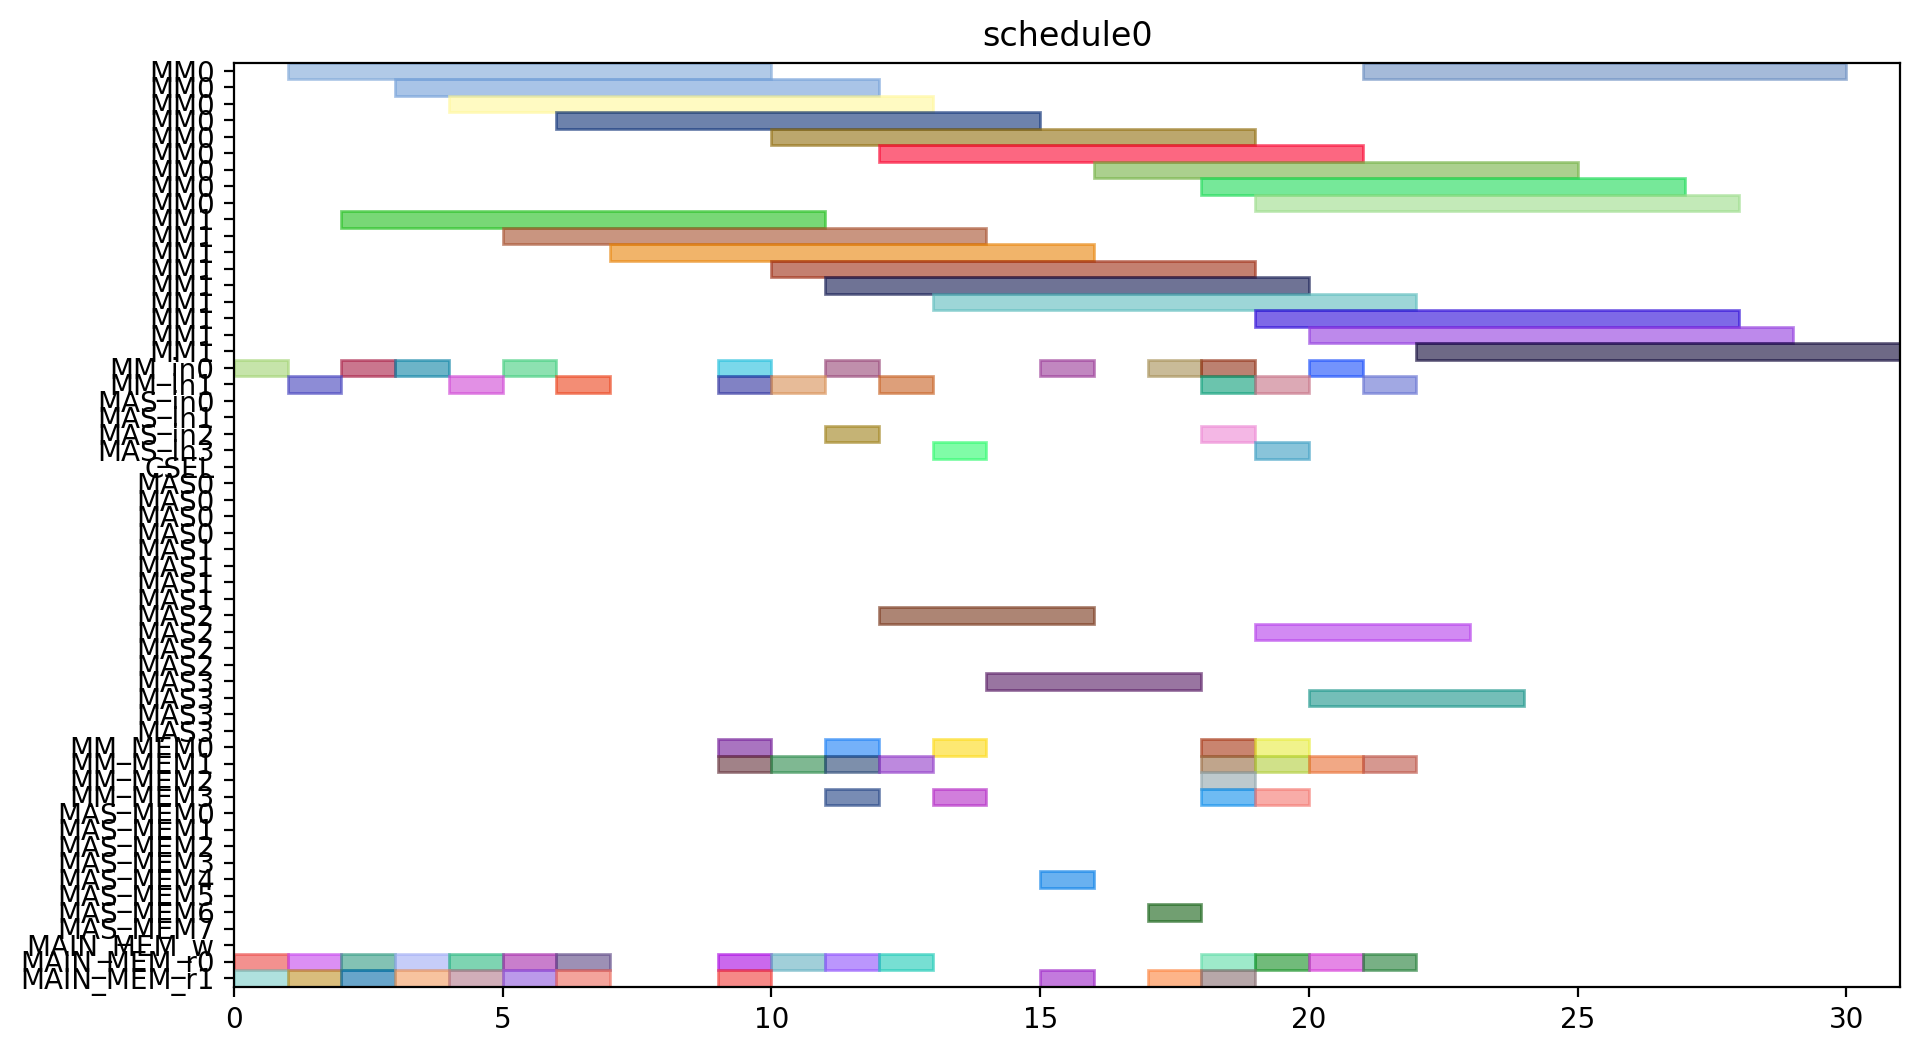

Source code (Python):
from pyschedule import Scenario, solvers, plotters, alt


def solve():
	horizon = 120
	S = Scenario("schedule0", horizon=horizon)

	# resource
	MM = S.Resources('MM', num=2, size=9)
	MM_in = S.Resources('MM_in', num=2)
	MAS_in = S.Resources('MAS_in', num=4)
	CSEL = S.Resource('CSEL')
	MAS = S.Resources('MAS', num=4, size=4, periods=range(1, horizon))
	MM_MEM = S.Resources('MM_MEM', num=4)
	MAS_MEM = S.Resources('MAS_MEM', num=8)
	MAIN_MEM_w = S.Resource('MAIN_MEM_w', size=1)
	MAIN_MEM_r = S.Resources('MAIN_MEM_r', num=2)

	# result of previous scheduling

	# new tasks
	Z_exp2 = S.Task('Z_exp2', length=9, delay_cost=1)
	Z_exp2 += alt(MM)
	Z_exp2_in = S.Task('Z_exp2_in', length=1, delay_cost=1)
	Z_exp2_in += alt(MM_in)
	S += Z_exp2_in*MM_in[0]<=Z_exp2*MM[0]
	S += Z_exp2_in*MM_in[1]<=Z_exp2*MM[1]
	Z_exp2_mem0 = S.Task('Z_exp2_mem0', length=1, delay_cost=1)
	Z_exp2_mem0 += MAIN_MEM_r[0]
	S += Z_exp2_mem0 <= Z_exp2

	Z_exp2_mem1 = S.Task('Z_exp2_mem1', length=1, delay_cost=1)
	Z_exp2_mem1 += MAIN_MEM_r[1]
	S += Z_exp2_mem1 <= Z_exp2

	NX0 = S.Task('NX0', length=9, delay_cost=1)
	NX0 += alt(MM)
	NX0_in = S.Task('NX0_in', length=1, delay_cost=1)
	NX0_in += alt(MM_in)
	S += NX0_in*MM_in[0]<=NX0*MM[0]
	S += NX0_in*MM_in[1]<=NX0*MM[1]
	NX0_mem0 = S.Task('NX0_mem0', length=1, delay_cost=1)
	NX0_mem0 += MAIN_MEM_r[0]
	S += NX0_mem0 <= NX0

	NX0_mem1 = S.Task('NX0_mem1', length=1, delay_cost=1)
	NX0_mem1 += MAIN_MEM_r[1]
	S += NX0_mem1 <= NX0

	k0_10_Z1 = S.Task('k0_10_Z1', length=9, delay_cost=1)
	k0_10_Z1 += alt(MM)
	k0_10_Z1_in = S.Task('k0_10_Z1_in', length=1, delay_cost=1)
	k0_10_Z1_in += alt(MM_in)
	S += k0_10_Z1_in*MM_in[0]<=k0_10_Z1*MM[0]
	S += k0_10_Z1_in*MM_in[1]<=k0_10_Z1*MM[1]
	k0_10_Z1_mem0 = S.Task('k0_10_Z1_mem0', length=1, delay_cost=1)
	k0_10_Z1_mem0 += MAIN_MEM_r[0]
	S += k0_10_Z1_mem0 <= k0_10_Z1

	k0_10_Z1_mem1 = S.Task('k0_10_Z1_mem1', length=1, delay_cost=1)
	k0_10_Z1_mem1 += MAIN_MEM_r[1]
	S += k0_10_Z1_mem1 <= k0_10_Z1

	DX0 = S.Task('DX0', length=9, delay_cost=1)
	DX0 += alt(MM)
	DX0_in = S.Task('DX0_in', length=1, delay_cost=1)
	DX0_in += alt(MM_in)
	S += DX0_in*MM_in[0]<=DX0*MM[0]
	S += DX0_in*MM_in[1]<=DX0*MM[1]
	DX0_mem0 = S.Task('DX0_mem0', length=1, delay_cost=1)
	DX0_mem0 += MAIN_MEM_r[0]
	S += DX0_mem0 <= DX0

	DX0_mem1 = S.Task('DX0_mem1', length=1, delay_cost=1)
	DX0_mem1 += MAIN_MEM_r[1]
	S += DX0_mem1 <= DX0

	NY0 = S.Task('NY0', length=9, delay_cost=1)
	NY0 += alt(MM)
	NY0_in = S.Task('NY0_in', length=1, delay_cost=1)
	NY0_in += alt(MM_in)
	S += NY0_in*MM_in[0]<=NY0*MM[0]
	S += NY0_in*MM_in[1]<=NY0*MM[1]
	NY0_mem0 = S.Task('NY0_mem0', length=1, delay_cost=1)
	NY0_mem0 += MAIN_MEM_r[0]
	S += NY0_mem0 <= NY0

	NY0_mem1 = S.Task('NY0_mem1', length=1, delay_cost=1)
	NY0_mem1 += MAIN_MEM_r[1]
	S += NY0_mem1 <= NY0

	k2_14_Z1 = S.Task('k2_14_Z1', length=9, delay_cost=1)
	k2_14_Z1 += alt(MM)
	k2_14_Z1_in = S.Task('k2_14_Z1_in', length=1, delay_cost=1)
	k2_14_Z1_in += alt(MM_in)
	S += k2_14_Z1_in*MM_in[0]<=k2_14_Z1*MM[0]
	S += k2_14_Z1_in*MM_in[1]<=k2_14_Z1*MM[1]
	k2_14_Z1_mem0 = S.Task('k2_14_Z1_mem0', length=1, delay_cost=1)
	k2_14_Z1_mem0 += MAIN_MEM_r[0]
	S += k2_14_Z1_mem0 <= k2_14_Z1

	k2_14_Z1_mem1 = S.Task('k2_14_Z1_mem1', length=1, delay_cost=1)
	k2_14_Z1_mem1 += MAIN_MEM_r[1]
	S += k2_14_Z1_mem1 <= k2_14_Z1

	DY0 = S.Task('DY0', length=9, delay_cost=1)
	DY0 += alt(MM)
	DY0_in = S.Task('DY0_in', length=1, delay_cost=1)
	DY0_in += alt(MM_in)
	S += DY0_in*MM_in[0]<=DY0*MM[0]
	S += DY0_in*MM_in[1]<=DY0*MM[1]
	DY0_mem0 = S.Task('DY0_mem0', length=1, delay_cost=1)
	DY0_mem0 += MAIN_MEM_r[0]
	S += DY0_mem0 <= DY0

	DY0_mem1 = S.Task('DY0_mem1', length=1, delay_cost=1)
	DY0_mem1 += MAIN_MEM_r[1]
	S += DY0_mem1 <= DY0

	Z_exp3 = S.Task('Z_exp3', length=9, delay_cost=1)
	Z_exp3 += alt(MM)
	Z_exp3_in = S.Task('Z_exp3_in', length=1, delay_cost=1)
	Z_exp3_in += alt(MM_in)
	S += Z_exp3_in*MM_in[0]<=Z_exp3*MM[0]
	S += Z_exp3_in*MM_in[1]<=Z_exp3*MM[1]
	Z_exp3_mem0 = S.Task('Z_exp3_mem0', length=1, delay_cost=1)
	Z_exp3_mem0 += alt(MM_MEM)
	S += (Z_exp2*MM[0])-1 < Z_exp3_mem0*MM_MEM[0]
	S += (Z_exp2*MM[1])-1 < Z_exp3_mem0*MM_MEM[2]
	S += Z_exp3_mem0 <= Z_exp3

	Z_exp3_mem1 = S.Task('Z_exp3_mem1', length=1, delay_cost=1)
	Z_exp3_mem1 += MAIN_MEM_r[1]
	S += Z_exp3_mem1 <= Z_exp3

	NX1_ = S.Task('NX1_', length=4, delay_cost=1)
	NX1_ += alt(MAS)
	NX1__in = S.Task('NX1__in', length=1, delay_cost=1)
	NX1__in += alt(MAS_in)
	S += NX1__in*MAS_in[0]<=NX1_*MAS[0]

	S += NX1__in*MAS_in[1]<=NX1_*MAS[1]

	S += NX1__in*MAS_in[2]<=NX1_*MAS[2]

	S += NX1__in*MAS_in[3]<=NX1_*MAS[3]

	NX1__mem0 = S.Task('NX1__mem0', length=1, delay_cost=1)
	NX1__mem0 += alt(MM_MEM)
	S += (NX0*MM[0])-1 < NX1__mem0*MM_MEM[0]
	S += (NX0*MM[1])-1 < NX1__mem0*MM_MEM[2]
	S += NX1__mem0 <= NX1_

	NX1__mem1 = S.Task('NX1__mem1', length=1, delay_cost=1)
	NX1__mem1 += alt(MM_MEM)
	S += (k0_10_Z1*MM[0])-1 < NX1__mem1*MM_MEM[1]
	S += (k0_10_Z1*MM[1])-1 < NX1__mem1*MM_MEM[3]
	S += NX1__mem1 <= NX1_

	k0_9_Z2 = S.Task('k0_9_Z2', length=9, delay_cost=1)
	k0_9_Z2 += alt(MM)
	k0_9_Z2_in = S.Task('k0_9_Z2_in', length=1, delay_cost=1)
	k0_9_Z2_in += alt(MM_in)
	S += k0_9_Z2_in*MM_in[0]<=k0_9_Z2*MM[0]
	S += k0_9_Z2_in*MM_in[1]<=k0_9_Z2*MM[1]
	k0_9_Z2_mem0 = S.Task('k0_9_Z2_mem0', length=1, delay_cost=1)
	k0_9_Z2_mem0 += MAIN_MEM_r[0]
	S += k0_9_Z2_mem0 <= k0_9_Z2

	k0_9_Z2_mem1 = S.Task('k0_9_Z2_mem1', length=1, delay_cost=1)
	k0_9_Z2_mem1 += alt(MM_MEM)
	S += (Z_exp2*MM[0])-1 < k0_9_Z2_mem1*MM_MEM[1]
	S += (Z_exp2*MM[1])-1 < k0_9_Z2_mem1*MM_MEM[3]
	S += k0_9_Z2_mem1 <= k0_9_Z2

	k1_9_Z2 = S.Task('k1_9_Z2', length=9, delay_cost=1)
	k1_9_Z2 += alt(MM)
	k1_9_Z2_in = S.Task('k1_9_Z2_in', length=1, delay_cost=1)
	k1_9_Z2_in += alt(MM_in)
	S += k1_9_Z2_in*MM_in[0]<=k1_9_Z2*MM[0]
	S += k1_9_Z2_in*MM_in[1]<=k1_9_Z2*MM[1]
	k1_9_Z2_mem0 = S.Task('k1_9_Z2_mem0', length=1, delay_cost=1)
	k1_9_Z2_mem0 += MAIN_MEM_r[0]
	S += k1_9_Z2_mem0 <= k1_9_Z2

	k1_9_Z2_mem1 = S.Task('k1_9_Z2_mem1', length=1, delay_cost=1)
	k1_9_Z2_mem1 += alt(MM_MEM)
	S += (Z_exp2*MM[0])-1 < k1_9_Z2_mem1*MM_MEM[1]
	S += (Z_exp2*MM[1])-1 < k1_9_Z2_mem1*MM_MEM[3]
	S += k1_9_Z2_mem1 <= k1_9_Z2

	NY1_ = S.Task('NY1_', length=4, delay_cost=1)
	NY1_ += alt(MAS)
	NY1__in = S.Task('NY1__in', length=1, delay_cost=1)
	NY1__in += alt(MAS_in)
	S += NY1__in*MAS_in[0]<=NY1_*MAS[0]

	S += NY1__in*MAS_in[1]<=NY1_*MAS[1]

	S += NY1__in*MAS_in[2]<=NY1_*MAS[2]

	S += NY1__in*MAS_in[3]<=NY1_*MAS[3]

	NY1__mem0 = S.Task('NY1__mem0', length=1, delay_cost=1)
	NY1__mem0 += alt(MM_MEM)
	S += (NY0*MM[0])-1 < NY1__mem0*MM_MEM[0]
	S += (NY0*MM[1])-1 < NY1__mem0*MM_MEM[2]
	S += NY1__mem0 <= NY1_

	NY1__mem1 = S.Task('NY1__mem1', length=1, delay_cost=1)
	NY1__mem1 += alt(MM_MEM)
	S += (k2_14_Z1*MM[0])-1 < NY1__mem1*MM_MEM[1]
	S += (k2_14_Z1*MM[1])-1 < NY1__mem1*MM_MEM[3]
	S += NY1__mem1 <= NY1_

	k2_13_Z2 = S.Task('k2_13_Z2', length=9, delay_cost=1)
	k2_13_Z2 += alt(MM)
	k2_13_Z2_in = S.Task('k2_13_Z2_in', length=1, delay_cost=1)
	k2_13_Z2_in += alt(MM_in)
	S += k2_13_Z2_in*MM_in[0]<=k2_13_Z2*MM[0]
	S += k2_13_Z2_in*MM_in[1]<=k2_13_Z2*MM[1]
	k2_13_Z2_mem0 = S.Task('k2_13_Z2_mem0', length=1, delay_cost=1)
	k2_13_Z2_mem0 += MAIN_MEM_r[0]
	S += k2_13_Z2_mem0 <= k2_13_Z2

	k2_13_Z2_mem1 = S.Task('k2_13_Z2_mem1', length=1, delay_cost=1)
	k2_13_Z2_mem1 += alt(MM_MEM)
	S += (Z_exp2*MM[0])-1 < k2_13_Z2_mem1*MM_MEM[1]
	S += (Z_exp2*MM[1])-1 < k2_13_Z2_mem1*MM_MEM[3]
	S += k2_13_Z2_mem1 <= k2_13_Z2

	k3_14_Z2 = S.Task('k3_14_Z2', length=9, delay_cost=1)
	k3_14_Z2 += alt(MM)
	k3_14_Z2_in = S.Task('k3_14_Z2_in', length=1, delay_cost=1)
	k3_14_Z2_in += alt(MM_in)
	S += k3_14_Z2_in*MM_in[0]<=k3_14_Z2*MM[0]
	S += k3_14_Z2_in*MM_in[1]<=k3_14_Z2*MM[1]
	k3_14_Z2_mem0 = S.Task('k3_14_Z2_mem0', length=1, delay_cost=1)
	k3_14_Z2_mem0 += MAIN_MEM_r[0]
	S += k3_14_Z2_mem0 <= k3_14_Z2

	k3_14_Z2_mem1 = S.Task('k3_14_Z2_mem1', length=1, delay_cost=1)
	k3_14_Z2_mem1 += alt(MM_MEM)
	S += (Z_exp2*MM[0])-1 < k3_14_Z2_mem1*MM_MEM[1]
	S += (Z_exp2*MM[1])-1 < k3_14_Z2_mem1*MM_MEM[3]
	S += k3_14_Z2_mem1 <= k3_14_Z2

	Z_exp4 = S.Task('Z_exp4', length=9, delay_cost=1)
	Z_exp4 += alt(MM)
	Z_exp4_in = S.Task('Z_exp4_in', length=1, delay_cost=1)
	Z_exp4_in += alt(MM_in)
	S += Z_exp4_in*MM_in[0]<=Z_exp4*MM[0]
	S += Z_exp4_in*MM_in[1]<=Z_exp4*MM[1]
	Z_exp4_mem0 = S.Task('Z_exp4_mem0', length=1, delay_cost=1)
	Z_exp4_mem0 += alt(MM_MEM)
	S += (Z_exp3*MM[0])-1 < Z_exp4_mem0*MM_MEM[0]
	S += (Z_exp3*MM[1])-1 < Z_exp4_mem0*MM_MEM[2]
	S += Z_exp4_mem0 <= Z_exp4

	Z_exp4_mem1 = S.Task('Z_exp4_mem1', length=1, delay_cost=1)
	Z_exp4_mem1 += MAIN_MEM_r[1]
	S += Z_exp4_mem1 <= Z_exp4

	NX1 = S.Task('NX1', length=9, delay_cost=1)
	NX1 += alt(MM)
	NX1_in = S.Task('NX1_in', length=1, delay_cost=1)
	NX1_in += alt(MM_in)
	S += NX1_in*MM_in[0]<=NX1*MM[0]
	S += NX1_in*MM_in[1]<=NX1*MM[1]
	NX1_mem0 = S.Task('NX1_mem0', length=1, delay_cost=1)
	NX1_mem0 += alt(MAS_MEM)
	S += (NX1_*MAS[0])-1 < NX1_mem0*MAS_MEM[0]
	S += (NX1_*MAS[1])-1 < NX1_mem0*MAS_MEM[2]
	S += (NX1_*MAS[2])-1 < NX1_mem0*MAS_MEM[4]
	S += (NX1_*MAS[3])-1 < NX1_mem0*MAS_MEM[6]
	S += NX1_mem0 <= NX1

	NX1_mem1 = S.Task('NX1_mem1', length=1, delay_cost=1)
	NX1_mem1 += MAIN_MEM_r[1]
	S += NX1_mem1 <= NX1

	k0_8_Z3 = S.Task('k0_8_Z3', length=9, delay_cost=1)
	k0_8_Z3 += alt(MM)
	k0_8_Z3_in = S.Task('k0_8_Z3_in', length=1, delay_cost=1)
	k0_8_Z3_in += alt(MM_in)
	S += k0_8_Z3_in*MM_in[0]<=k0_8_Z3*MM[0]
	S += k0_8_Z3_in*MM_in[1]<=k0_8_Z3*MM[1]
	k0_8_Z3_mem0 = S.Task('k0_8_Z3_mem0', length=1, delay_cost=1)
	k0_8_Z3_mem0 += MAIN_MEM_r[0]
	S += k0_8_Z3_mem0 <= k0_8_Z3

	k0_8_Z3_mem1 = S.Task('k0_8_Z3_mem1', length=1, delay_cost=1)
	k0_8_Z3_mem1 += alt(MM_MEM)
	S += (Z_exp3*MM[0])-1 < k0_8_Z3_mem1*MM_MEM[1]
	S += (Z_exp3*MM[1])-1 < k0_8_Z3_mem1*MM_MEM[3]
	S += k0_8_Z3_mem1 <= k0_8_Z3

	DX1_ = S.Task('DX1_', length=4, delay_cost=1)
	DX1_ += alt(MAS)
	DX1__in = S.Task('DX1__in', length=1, delay_cost=1)
	DX1__in += alt(MAS_in)
	S += DX1__in*MAS_in[0]<=DX1_*MAS[0]

	S += DX1__in*MAS_in[1]<=DX1_*MAS[1]

	S += DX1__in*MAS_in[2]<=DX1_*MAS[2]

	S += DX1__in*MAS_in[3]<=DX1_*MAS[3]

	DX1__mem0 = S.Task('DX1__mem0', length=1, delay_cost=1)
	DX1__mem0 += alt(MM_MEM)
	S += (DX0*MM[0])-1 < DX1__mem0*MM_MEM[0]
	S += (DX0*MM[1])-1 < DX1__mem0*MM_MEM[2]
	S += DX1__mem0 <= DX1_

	DX1__mem1 = S.Task('DX1__mem1', length=1, delay_cost=1)
	DX1__mem1 += alt(MM_MEM)
	S += (k1_9_Z2*MM[0])-1 < DX1__mem1*MM_MEM[1]
	S += (k1_9_Z2*MM[1])-1 < DX1__mem1*MM_MEM[3]
	S += DX1__mem1 <= DX1_

	k1_8_Z3 = S.Task('k1_8_Z3', length=9, delay_cost=1)
	k1_8_Z3 += alt(MM)
	k1_8_Z3_in = S.Task('k1_8_Z3_in', length=1, delay_cost=1)
	k1_8_Z3_in += alt(MM_in)
	S += k1_8_Z3_in*MM_in[0]<=k1_8_Z3*MM[0]
	S += k1_8_Z3_in*MM_in[1]<=k1_8_Z3*MM[1]
	k1_8_Z3_mem0 = S.Task('k1_8_Z3_mem0', length=1, delay_cost=1)
	k1_8_Z3_mem0 += MAIN_MEM_r[0]
	S += k1_8_Z3_mem0 <= k1_8_Z3

	k1_8_Z3_mem1 = S.Task('k1_8_Z3_mem1', length=1, delay_cost=1)
	k1_8_Z3_mem1 += alt(MM_MEM)
	S += (Z_exp3*MM[0])-1 < k1_8_Z3_mem1*MM_MEM[1]
	S += (Z_exp3*MM[1])-1 < k1_8_Z3_mem1*MM_MEM[3]
	S += k1_8_Z3_mem1 <= k1_8_Z3

	NY1 = S.Task('NY1', length=9, delay_cost=1)
	NY1 += alt(MM)
	NY1_in = S.Task('NY1_in', length=1, delay_cost=1)
	NY1_in += alt(MM_in)
	S += NY1_in*MM_in[0]<=NY1*MM[0]
	S += NY1_in*MM_in[1]<=NY1*MM[1]
	NY1_mem0 = S.Task('NY1_mem0', length=1, delay_cost=1)
	NY1_mem0 += alt(MAS_MEM)
	S += (NY1_*MAS[0])-1 < NY1_mem0*MAS_MEM[0]
	S += (NY1_*MAS[1])-1 < NY1_mem0*MAS_MEM[2]
	S += (NY1_*MAS[2])-1 < NY1_mem0*MAS_MEM[4]
	S += (NY1_*MAS[3])-1 < NY1_mem0*MAS_MEM[6]
	S += NY1_mem0 <= NY1

	NY1_mem1 = S.Task('NY1_mem1', length=1, delay_cost=1)
	NY1_mem1 += MAIN_MEM_r[1]
	S += NY1_mem1 <= NY1

	k2_12_Z3 = S.Task('k2_12_Z3', length=9, delay_cost=1)
	k2_12_Z3 += alt(MM)
	k2_12_Z3_in = S.Task('k2_12_Z3_in', length=1, delay_cost=1)
	k2_12_Z3_in += alt(MM_in)
	S += k2_12_Z3_in*MM_in[0]<=k2_12_Z3*MM[0]
	S += k2_12_Z3_in*MM_in[1]<=k2_12_Z3*MM[1]
	k2_12_Z3_mem0 = S.Task('k2_12_Z3_mem0', length=1, delay_cost=1)
	k2_12_Z3_mem0 += MAIN_MEM_r[0]
	S += k2_12_Z3_mem0 <= k2_12_Z3

	k2_12_Z3_mem1 = S.Task('k2_12_Z3_mem1', length=1, delay_cost=1)
	k2_12_Z3_mem1 += alt(MM_MEM)
	S += (Z_exp3*MM[0])-1 < k2_12_Z3_mem1*MM_MEM[1]
	S += (Z_exp3*MM[1])-1 < k2_12_Z3_mem1*MM_MEM[3]
	S += k2_12_Z3_mem1 <= k2_12_Z3

	DY1_ = S.Task('DY1_', length=4, delay_cost=1)
	DY1_ += alt(MAS)
	DY1__in = S.Task('DY1__in', length=1, delay_cost=1)
	DY1__in += alt(MAS_in)
	S += DY1__in*MAS_in[0]<=DY1_*MAS[0]

	S += DY1__in*MAS_in[1]<=DY1_*MAS[1]

	S += DY1__in*MAS_in[2]<=DY1_*MAS[2]

	S += DY1__in*MAS_in[3]<=DY1_*MAS[3]

	DY1__mem0 = S.Task('DY1__mem0', length=1, delay_cost=1)
	DY1__mem0 += alt(MM_MEM)
	S += (DY0*MM[0])-1 < DY1__mem0*MM_MEM[0]
	S += (DY0*MM[1])-1 < DY1__mem0*MM_MEM[2]
	S += DY1__mem0 <= DY1_

	DY1__mem1 = S.Task('DY1__mem1', length=1, delay_cost=1)
	DY1__mem1 += alt(MM_MEM)
	S += (k3_14_Z2*MM[0])-1 < DY1__mem1*MM_MEM[1]
	S += (k3_14_Z2*MM[1])-1 < DY1__mem1*MM_MEM[3]
	S += DY1__mem1 <= DY1_

	k3_13_Z3 = S.Task('k3_13_Z3', length=9, delay_cost=1)
	k3_13_Z3 += alt(MM)
	k3_13_Z3_in = S.Task('k3_13_Z3_in', length=1, delay_cost=1)
	k3_13_Z3_in += alt(MM_in)
	S += k3_13_Z3_in*MM_in[0]<=k3_13_Z3*MM[0]
	S += k3_13_Z3_in*MM_in[1]<=k3_13_Z3*MM[1]
	k3_13_Z3_mem0 = S.Task('k3_13_Z3_mem0', length=1, delay_cost=1)
	k3_13_Z3_mem0 += MAIN_MEM_r[0]
	S += k3_13_Z3_mem0 <= k3_13_Z3

	k3_13_Z3_mem1 = S.Task('k3_13_Z3_mem1', length=1, delay_cost=1)
	k3_13_Z3_mem1 += alt(MM_MEM)
	S += (Z_exp3*MM[0])-1 < k3_13_Z3_mem1*MM_MEM[1]
	S += (Z_exp3*MM[1])-1 < k3_13_Z3_mem1*MM_MEM[3]
	S += k3_13_Z3_mem1 <= k3_13_Z3

	solvers.mip.solve(S,msg=1,kind='CPLEX',ratio_gap=1.01)

	solution = [['hoge']*len(S.solution()[1]) for i in range(len(S.solution()))]
	for i in range(len(S.solution())):
		for j in range(len(S.solution()[i])):
			solution[i][j]=str(S.solution()[i][j])
	print(solution)

	cycles = int(solution[-1][3])

	pic_file_name = "/mnt/rose/usr1/fukuda/ABE/multiRAM_multiMAS_16mux/scheduling_result/stage9MM2_stage4MAS4/ISOGENY/schedule0.png"
	if(S.solution() != []):
		plotters.matplotlib.plot(S,img_filename=pic_file_name, show_task_labels=False, fig_size=(cycles*0.25+3, 6))

	return solution
